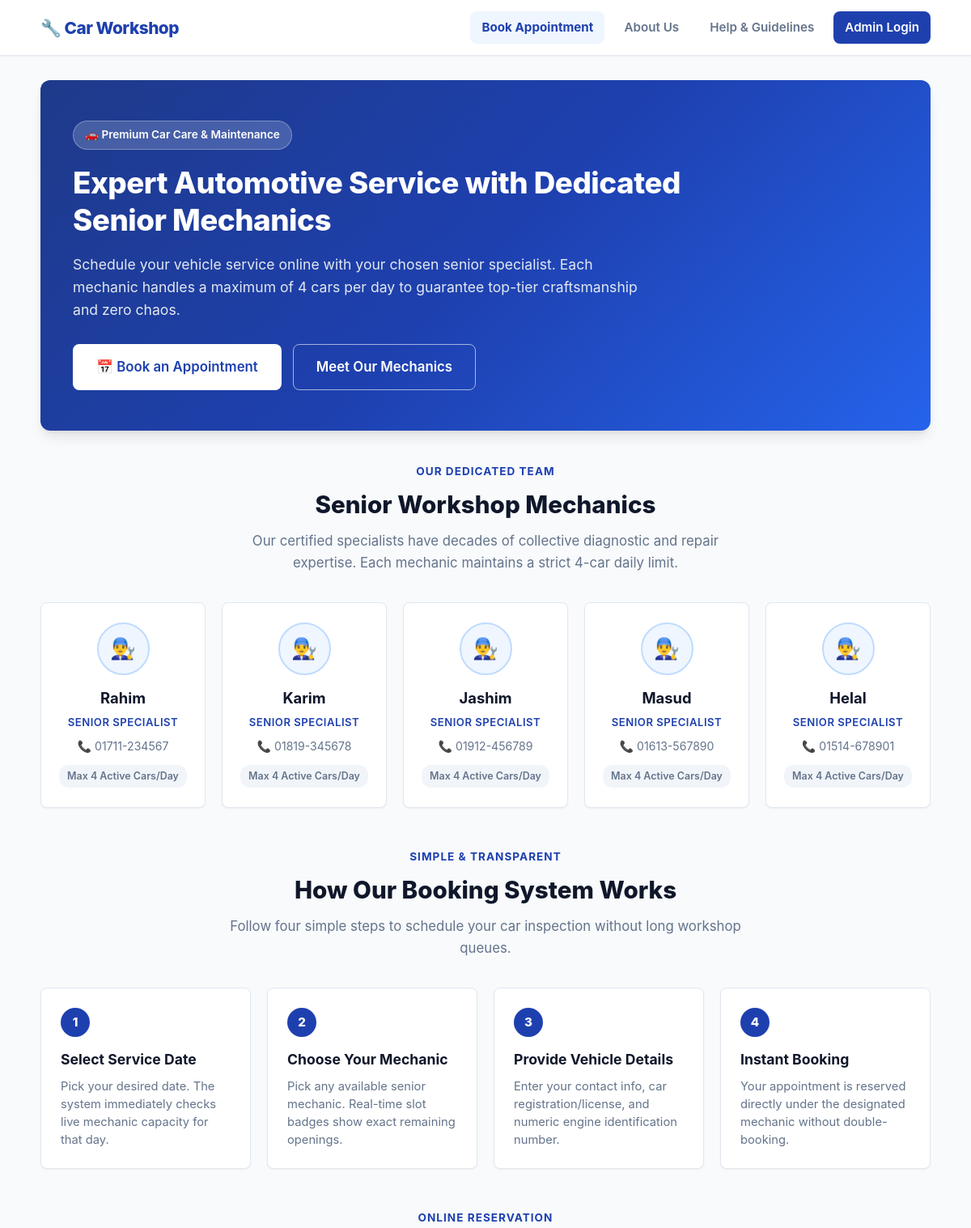
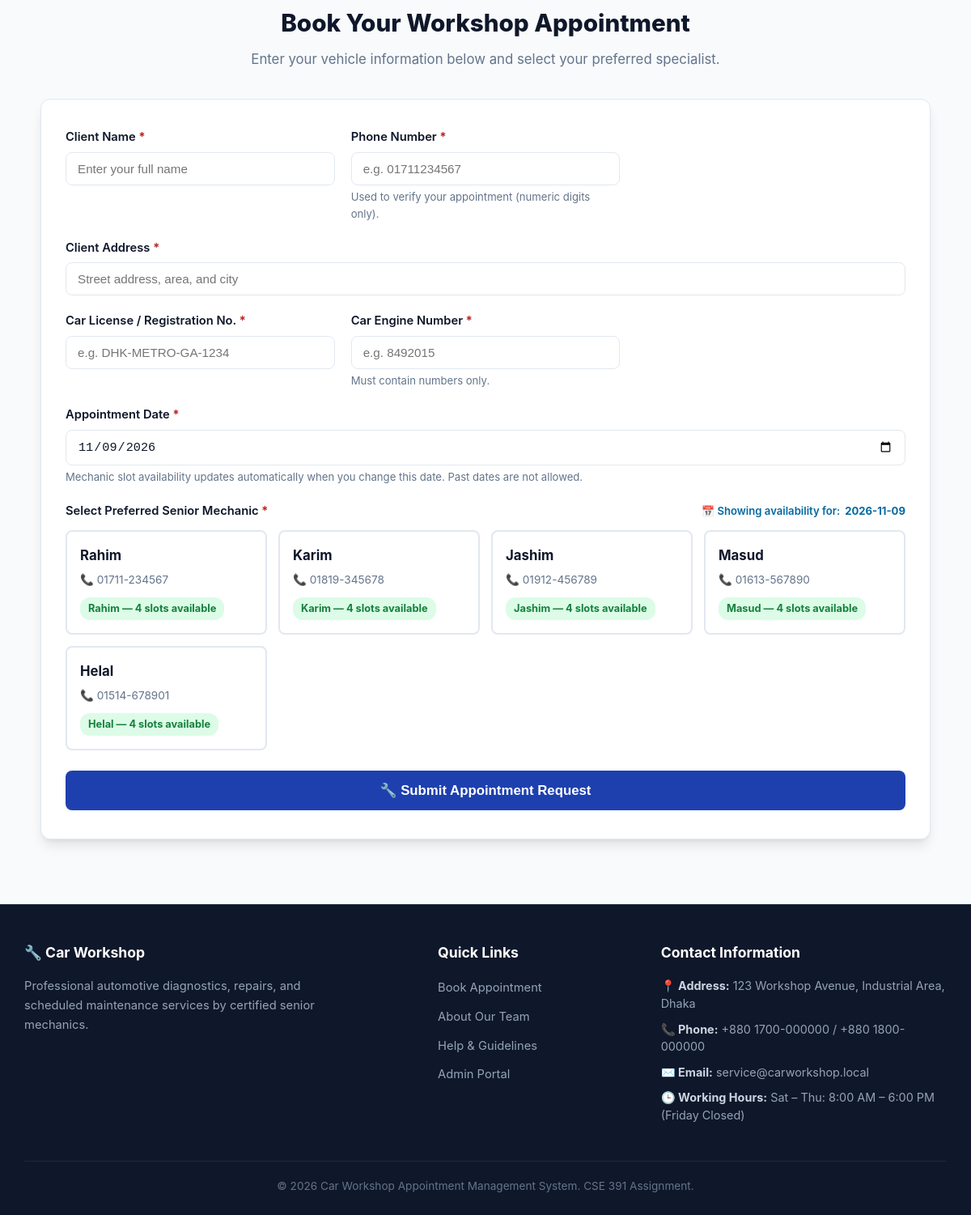
The page / on the database its author committed (2 pictures, top to bottom).
### tables this page shows
CREATE TABLE IF NOT EXISTS `mechanics` (
    `id` INT AUTO_INCREMENT PRIMARY KEY,
    `name` VARCHAR(100) NOT NULL,
    `phone` VARCHAR(20) NOT NULL,
    `is_active` TINYINT(1) NOT NULL DEFAULT 1,
    `created_at` TIMESTAMP DEFAULT CURRENT_TIMESTAMP
);

### includes/functions.php (called while the page is built, shortened)
<?php
function get_active_mechanics($pdo) {
    $stmt = $pdo->prepare("SELECT id, name, phone FROM mechanics WHERE is_active = 1 ORDER BY id ASC");
    $stmt->execute();
    return $stmt->fetchAll();
}
function get_mechanic_active_count($pdo, $mechanic_id, $date) {
    $stmt = $pdo->prepare("SELECT COUNT(*) AS active_count FROM appointments WHERE mechanic_id = :mechanic_id AND appointment_date = :date AND status = 'active'");
    $stmt->execute([
        ':mechanic_id' => $mechanic_id,
        ':date'        => $date
    ]);
    $row = $stmt->fetch();
    return (int) ($row['active_count'] ?? 0);
}
function get_all_mechanics_with_slots($pdo, $date) {
    $mechanics = get_active_mechanics($pdo);
    $result = [];
    foreach ($mechanics as $mechanic) {
        $active_count = get_mechanic_active_count($pdo, $mechanic['id'], $date);
        $available_slots = max(0, MAX_DAILY_APPOINTMENTS - $active_count);
        $result[] = [
            'id'              => (int) $mechanic['id'],
            'name'            => $mechanic['name'],
            'phone'           => $mechanic['phone'],
            'active_count'    => $active_count,
            'available_slots' => $available_slots,
            'is_full'         => ($available_slots === 0)
        ];
    }
    return $result;
}
function get_form_old_data() {
    return [];
}
function is_admin_logged_in() {
    return isset($_SESSION['admin_logged_in']) && $_SESSION['admin_logged_in'] === true;
}

### index.php (the view, shortened to what this page needs)
<?php
require_once __DIR__ . '/config/database.php';
require_once __DIR__ . '/includes/functions.php';
$today = date('Y-m-d');
$old_data = get_form_old_data();
$selected_date = !empty($old_data['appointment_date']) ? $old_data['appointment_date'] : $today;
$mechanics = get_all_mechanics_with_slots($pdo, $selected_date);
require_once __DIR__ . '/includes/header.php';
?>
<section class="hero-section">
    <div class="hero-pill">🚗 Premium Car Care & Maintenance</div>
    <h1 class="hero-title">Expert Automotive Service with Dedicated Senior Mechanics</h1>
    <p class="hero-subtitle">
        Schedule your vehicle service online with your chosen senior specialist. Each mechanic handles a maximum of 4 cars per day to guarantee top-tier craftsmanship and zero chaos.
    </p>
    <div class="hero-actions">
        <a href="#booking-section" class="btn btn-secondary btn-lg">📅 Book an Appointment</a>
        <a href="#mechanics-section" class="btn btn-secondary btn-lg" style="background: transparent; color: #ffffff; border: 1px solid rgba(255,255,255,0.6);">Meet Our Mechanics</a>
    </div>
</section>
<section id="mechanics-section" class="section-block">
    <div class="section-header">
        <span class="section-tag">Our Dedicated Team</span>
        <h2 class="section-title">Senior Workshop Mechanics</h2>
        <p class="section-desc">
            Our certified specialists have decades of collective diagnostic and repair expertise. Each mechanic maintains a strict 4-car daily limit.
        </p>
    </div>
    <div class="mechanics-showcase">
        <?php foreach ($mechanics as $mech): ?>
            <div class="mechanic-profile-card">
                <div class="profile-avatar">👨‍🔧</div>
                <h3 class="profile-name"><?php echo htmlspecialchars($mech['name']); ?></h3>
                <p class="profile-role">Senior Specialist</p>
                <p class="profile-phone">📞 <?php echo htmlspecialchars($mech['phone']); ?></p>
                <span class="profile-badge">Max 4 Active Cars/Day</span>
            </div>
        <?php endforeach; ?>
    </div>
</section>
<section class="section-block">
    <div class="section-header">
        <span class="section-tag">Simple & Transparent</span>
        <h2 class="section-title">How Our Booking System Works</h2>
        <p class="section-desc">Follow four simple steps to schedule your car inspection without long workshop queues.</p>
    </div>
    <div class="steps-grid">
        <div class="step-card">
            <span class="step-number">1</span>
            <h3 class="step-title">Select Service Date</h3>
            <p class="step-desc">Pick your desired date. The system immediately checks live mechanic capacity for that day.</p>
        </div>
        <div class="step-card">
            <span class="step-number">2</span>
            <h3 class="step-title">Choose Your Mechanic</h3>
            <p class="step-desc">Pick any available senior mechanic. Real-time slot badges show exact remaining openings.</p>
        </div>
        <div class="step-card">
            <span class="step-number">3</span>
            <h3 class="step-title">Provide Vehicle Details</h3>
            <p class="step-desc">Enter your contact info, car registration/license, and numeric engine identification number.</p>
        </div>
        <div class="step-card">
            <span class="step-number">4</span>
            <h3 class="step-title">Instant Booking</h3>
            <p class="step-desc">Your appointment is reserved directly under the designated mechanic without double-booking.</p>
        </div>
    </div>
</section>
<section id="booking-section" class="section-block">
    <div class="section-header">
        <span class="section-tag">Online Reservation</span>
        <h2 class="section-title">Book Your Workshop Appointment</h2>
        <p class="section-desc">Enter your vehicle information below and select your preferred specialist.</p>
    </div>
    <div class="form-card">
        <form id="appointment-form" action="actions/book-appointment.php" method="POST" novalidate>
            <div class="form-grid">
                <div class="form-group">
                    <label for="client_name" class="form-label">Client Name <span class="required">*</span></label>
                    <input type="text" id="client_name" name="client_name" class="form-control" placeholder="Enter your full name" value="<?php echo htmlspecialchars($old_data['client_name'] ?? ''); ?>" required>
                </div>
                <div class="form-group">
                    <label for="phone" class="form-label">Phone Number <span class="required">*</span></label>
                    <input type="tel" id="phone" name="phone" class="form-control" placeholder="e.g. 01711234567" value="<?php echo htmlspecialchars($old_data['phone'] ?? ''); ?>" required>
                    <span class="form-hint">Used to verify your appointment (numeric digits only).</span>
                </div>
                <div class="form-group full-width">
                    <label for="address" class="form-label">Client Address <span class="required">*</span></label>
                    <input type="text" id="address" name="address" class="form-control" placeholder="Street address, area, and city" value="<?php echo htmlspecialchars($old_data['address'] ?? ''); ?>" required>
                </div>
                <div class="form-group">
                    <label for="car_license" class="form-label">Car License / Registration No. <span class="required">*</span></label>
                    <input type="text" id="car_license" name="car_license" class="form-control" placeholder="e.g. DHK-METRO-GA-1234" value="<?php echo htmlspecialchars($old_data['car_license'] ?? ''); ?>" required>
                </div>
                <div class="form-group">
                    <label for="car_engine" class="form-label">Car Engine Number <span class="required">*</span></label>
                    <input type="text" id="car_engine" name="car_engine" class="form-control" placeholder="e.g. 8492015" value="<?php echo htmlspecialchars($old_data['car_engine'] ?? ''); ?>" required>
                    <span class="form-hint">Must contain numbers only.</span>
                </div>
                <div class="form-group full-width">
                    <label for="appointment_date" class="form-label">Appointment Date <span class="required">*</span></label>
                    <input type="date" id="appointment_date" name="appointment_date" class="form-control" min="<?php echo $today; ?>" value="<?php echo htmlspecialchars($selected_date); ?>" required>
                    <span class="form-hint">Mechanic slot availability updates automatically when you change this date. Past dates are not allowed.</span>
                </div>
                <div class="form-group full-width">
                    <div class="availability-status-bar">
                        <label class="form-label" style="margin-bottom: 0;">Select Preferred Senior Mechanic <span class="required">*</span></label>
                        <span class="live-indicator" id="availability-status">
                            📅 Showing availability for: <strong id="date-display-label"><?php echo htmlspecialchars($selected_date); ?></strong>
                        </span>
                    </div>
                    <div id="mechanic-selection-container" class="mechanic-selection-grid">
                        <?php foreach ($mechanics as $mech): ?>
                            <?php
                            $is_full = ($mech['available_slots'] <= 0);
                            $badge_class = 'slot-available';
                            $slot_text = $mech['name'] . ' — ' . $mech['available_slots'] . ' slots available';
                            ?>
                            <label class="mechanic-radio-item <?php echo $is_full ? 'disabled' : ''; ?>" data-mechanic-id="<?php echo $mech['id']; ?>">
                                <div class="mechanic-radio-card">
                                    <span class="radio-mech-name"><?php echo htmlspecialchars($mech['name']); ?></span>
                                    <span class="radio-mech-phone">📞 <?php echo htmlspecialchars($mech['phone']); ?></span>
                                    <span class="slot-badge <?php echo $badge_class; ?>"><?php echo htmlspecialchars($slot_text); ?></span>
                                </div>
                            </label>
                        <?php endforeach; ?>
                    </div>
                </div>
            </div>
            <button type="submit" id="submit-booking-btn" class="btn btn-primary btn-block btn-lg">
                🔧 Submit Appointment Request
            </button>
        </form>
    </div>
</section>
<?php
require_once __DIR__ . '/includes/footer.php';
?>

### includes/header.php (shortened to what this page needs)
<?php
require_once __DIR__ . '/functions.php';
$base_path = isset($is_admin_area) && $is_admin_area ? '../' : './';
$current_page = basename($_SERVER['PHP_SELF']);
?>
<!DOCTYPE html>
<html lang="en">
<head>
    <link rel="stylesheet" href="<?php echo $base_path; ?>assets/css/style.css">
</head>
<body>
    <header class="site-header">
        <div class="header-container">
            <a href="<?php echo $base_path; ?>index.php" class="logo-link">
                <span>🔧 Car Workshop</span>
            </a>
            <nav class="site-nav">
                <a href="<?php echo $base_path; ?>index.php" class="nav-link <?php echo ($current_page === 'index.php' && !isset($is_admin_area)) ? 'active' : ''; ?>">Book Appointment</a>
                <a href="<?php echo $base_path; ?>about.php" class="nav-link <?php echo $current_page === 'about.php' ? 'active' : ''; ?>">About Us</a>
                <a href="<?php echo $base_path; ?>help.php" class="nav-link <?php echo $current_page === 'help.php' ? 'active' : ''; ?>">Help & Guidelines</a>
                <?php if (is_admin_logged_in()): ?>
                    <a href="<?php echo $base_path; ?>admin/dashboard.php" class="nav-link <?php echo ($current_page === 'dashboard.php') ? 'active' : ''; ?>">Dashboard</a>
                    <a href="<?php echo $base_path; ?>admin/appointments.php" class="nav-link <?php echo ($current_page === 'appointments.php' || $current_page === 'edit-appointment.php') ? 'active' : ''; ?>">Appointments</a>
                    <a href="<?php echo $base_path; ?>admin/logout.php" class="nav-link admin-btn">Logout (<?php echo htmlspecialchars($_SESSION['admin_username'] ?? 'Admin'); ?>)</a>
                <?php else: ?>
                    <a href="<?php echo $base_path; ?>admin/login.php" class="nav-link admin-btn <?php echo $current_page === 'login.php' ? 'active' : ''; ?>">Admin Login</a>
                <?php endif; ?>
            </nav>
        </div>
    </header>
    <main class="main-content">

### includes/footer.php (shortened to what this page needs)
    </main>
    <footer class="site-footer">
        <div class="footer-container">
            <div class="footer-grid">
                <div class="footer-col">
                    <h3 class="footer-heading">🔧 Car Workshop</h3>
                    <p class="footer-desc">Professional automotive diagnostics, repairs, and scheduled maintenance services by certified senior mechanics.</p>
                </div>
                <div class="footer-col">
                    <h4 class="footer-heading">Quick Links</h4>
                    <ul class="footer-links">
                        <li><a href="<?php echo $base_path ?? './'; ?>index.php">Book Appointment</a></li>
                        <li><a href="<?php echo $base_path ?? './'; ?>about.php">About Our Team</a></li>
                        <li><a href="<?php echo $base_path ?? './'; ?>help.php">Help & Guidelines</a></li>
                        <li><a href="<?php echo $base_path ?? './'; ?>admin/login.php">Admin Portal</a></li>
                    </ul>
                </div>
                <div class="footer-col">
                    <h4 class="footer-heading">Contact Information</h4>
                    <ul class="footer-contact">
                        <li><strong>📍 Address:</strong> 123 Workshop Avenue, Industrial Area, Dhaka</li>
                        <li><strong>📞 Phone:</strong> +880 1700-000000 / +880 1800-000000</li>
                        <li><strong>✉️ Email:</strong> service@carworkshop.local</li>
                        <li><strong>🕒 Working Hours:</strong> Sat – Thu: 8:00 AM – 6:00 PM (Friday Closed)</li>
                    </ul>
                </div>
            </div>
            <div class="footer-bottom">
                <p>&copy; <?php echo date('Y'); ?> Car Workshop Appointment Management System. CSE 391 Assignment.</p>
            </div>
        </div>
    </footer>
</body>
</html>

### rows shown on the page
mechanics: name "Rahim", phone "01711-234567", name "Rahim — 4 slots available"
mechanics: name "Karim", phone "01819-345678", name "Karim — 4 slots available"
mechanics: name "Jashim", phone "01912-456789", name "Jashim — 4 slots available"
mechanics: name "Masud", phone "01613-567890", slot_text "Masud — 4 slots available"
mechanics: name "Helal", phone "01514-678901", name "Helal — 4 slots available"

### other values the page prints
$selected_date "2026-11-09"
